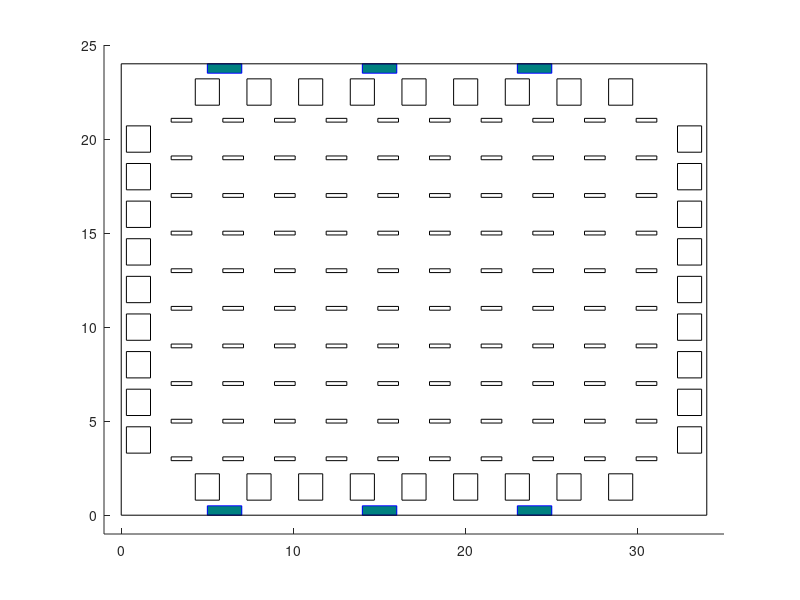

Write the MATLAB code that produced this figure. (Note: this script raises an error after producing the figure.)
function  simenvironment()
%仿真环境
global storagerock; 
global target;
global trajp;
     axis([-1 35 -1 25]);
%      grid on
            rectangle('Position',[2.9,2.9,1.2,0.2]);hold on;rectangle('Position',[2.9,8.9,1.2,0.2]);hold on;
            rectangle('Position',[2.9,4.9,1.2,0.2]);hold on;rectangle('Position',[2.9,10.9,1.2,0.2]);hold on;
            rectangle('Position',[2.9,6.9,1.2,0.2]);hold on;rectangle('Position',[2.9,12.9,1.2,0.2]);hold on;
            rectangle('Position',[5.9,4.9,1.2,0.2]);hold on;rectangle('Position',[2.9,14.9,1.2,0.2]);hold on;
            rectangle('Position',[5.9,2.9,1.2,0.2]);hold on;rectangle('Position',[2.9,16.9,1.2,0.2]);hold on;
            rectangle('Position',[5.9,6.9,1.2,0.2]);hold on;rectangle('Position',[2.9,18.9,1.2,0.2]);hold on;
            rectangle('Position',[8.9,6.9,1.2,0.2]);hold on;rectangle('Position',[2.9,20.9,1.2,0.2]);hold on;
            rectangle('Position',[8.9,4.9,1.2,0.2]);hold on;rectangle('Position',[5.9,8.9,1.2,0.2]);hold on;
            rectangle('Position',[8.9,2.9,1.2,0.2]);hold on;rectangle('Position',[5.9,10.9,1.2,0.2]);hold on;
            rectangle('Position',[11.9,6.9,1.2,0.2]);hold on;rectangle('Position',[5.9,12.9,1.2,0.2]);hold on;
            rectangle('Position',[11.9,4.9,1.2,0.2]);hold on;rectangle('Position',[5.9,14.9,1.2,0.2]);hold on;
            rectangle('Position',[11.9,2.9,1.2,0.2]);hold on;rectangle('Position',[5.9,16.9,1.2,0.2]);hold on;
            rectangle('Position',[5.9,18.9,1.2,0.2]);hold on;rectangle('Position',[14.9,2.9,1.2,0.2]);hold on;
            rectangle('Position',[5.9,20.9,1.2,0.2]);hold on;rectangle('Position',[14.9,4.9,1.2,0.2]);hold on;
            rectangle('Position',[8.9,8.9,1.2,0.2]);hold on;rectangle('Position',[14.9,6.9,1.2,0.2]);hold on;
            rectangle('Position',[8.9,10.9,1.2,0.2]);hold on;rectangle('Position',[14.9,8.9,1.2,0.2]);hold on;
            rectangle('Position',[8.9,12.9,1.2,0.2]);hold on;rectangle('Position',[14.9,10.9,1.2,0.2]);hold on;
            rectangle('Position',[8.9,14.9,1.2,0.2]);hold on;rectangle('Position',[14.9,12.9,1.2,0.2]);hold on;
            rectangle('Position',[8.9,16.9,1.2,0.2]);hold on;rectangle('Position',[14.9,14.9,1.2,0.2]);hold on;
            rectangle('Position',[8.9,18.9,1.2,0.2]);hold on;rectangle('Position',[14.9,16.9,1.2,0.2]);hold on;
            rectangle('Position',[8.9,20.9,1.2,0.2]);hold on;rectangle('Position',[14.9,18.9,1.2,0.2]);hold on;
            rectangle('Position',[11.9,8.9,1.2,0.2]);hold on;rectangle('Position',[14.9,20.9,1.2,0.2]);hold on;
            rectangle('Position',[11.9,10.9,1.2,0.2]);hold on;
            rectangle('Position',[11.9,12.9,1.2,0.2]);hold on;
            rectangle('Position',[11.9,14.9,1.2,0.2]);hold on;
            rectangle('Position',[11.9,16.9,1.2,0.2]);hold on;
            rectangle('Position',[11.9,18.9,1.2,0.2]);hold on;
            rectangle('Position',[11.9,20.9,1.2,0.2]);hold on;
            rectangle('Position',[17.9,2.9,1.2,0.2]);hold on;
            rectangle('Position',[17.9,4.9,1.2,0.2]);hold on;
            rectangle('Position',[17.9,6.9,1.2,0.2]);hold on;
            rectangle('Position',[17.9,8.9,1.2,0.2]);hold on;
            rectangle('Position',[17.9,10.9,1.2,0.2]);hold on;
            rectangle('Position',[17.9,12.9,1.2,0.2]);hold on;
            rectangle('Position',[17.9,14.9,1.2,0.2]);hold on;
            rectangle('Position',[17.9,16.9,1.2,0.2]);hold on;
            rectangle('Position',[17.9,18.9,1.2,0.2]);hold on;
            rectangle('Position',[17.9,20.9,1.2,0.2]);hold on;
                        rectangle('Position',[20.9,2.9,1.2,0.2]);hold on;
            rectangle('Position',[20.9,4.9,1.2,0.2]);hold on;
            rectangle('Position',[20.9,6.9,1.2,0.2]);hold on;
            rectangle('Position',[20.9,8.9,1.2,0.2]);hold on;
            rectangle('Position',[20.9,10.9,1.2,0.2]);hold on;
            rectangle('Position',[20.9,12.9,1.2,0.2]);hold on;
            rectangle('Position',[20.9,14.9,1.2,0.2]);hold on;
            rectangle('Position',[20.9,16.9,1.2,0.2]);hold on;
            rectangle('Position',[20.9,18.9,1.2,0.2]);hold on;
            rectangle('Position',[20.9,20.9,1.2,0.2]);hold on;
                        rectangle('Position',[23.9,2.9,1.2,0.2]);hold on;
            rectangle('Position',[23.9,4.9,1.2,0.2]);hold on;
            rectangle('Position',[23.9,6.9,1.2,0.2]);hold on;
            rectangle('Position',[23.9,8.9,1.2,0.2]);hold on;
            rectangle('Position',[23.9,10.9,1.2,0.2]);hold on;
            rectangle('Position',[23.9,12.9,1.2,0.2]);hold on;
            rectangle('Position',[23.9,14.9,1.2,0.2]);hold on;
            rectangle('Position',[23.9,16.9,1.2,0.2]);hold on;
            rectangle('Position',[23.9,18.9,1.2,0.2]);hold on;
            rectangle('Position',[23.9,20.9,1.2,0.2]);hold on;
                        rectangle('Position',[26.9,2.9,1.2,0.2]);hold on;
            rectangle('Position',[26.9,4.9,1.2,0.2]);hold on;
            rectangle('Position',[26.9,6.9,1.2,0.2]);hold on;
            rectangle('Position',[26.9,8.9,1.2,0.2]);hold on;
            rectangle('Position',[26.9,10.9,1.2,0.2]);hold on;
            rectangle('Position',[26.9,12.9,1.2,0.2]);hold on;
            rectangle('Position',[26.9,14.9,1.2,0.2]);hold on;
            rectangle('Position',[26.9,16.9,1.2,0.2]);hold on;
            rectangle('Position',[26.9,18.9,1.2,0.2]);hold on;
            rectangle('Position',[26.9,20.9,1.2,0.2]);hold on;
            rectangle('Position',[29.9,2.9,1.2,0.2]);hold on;
            rectangle('Position',[29.9,4.9,1.2,0.2]);hold on;
            rectangle('Position',[29.9,6.9,1.2,0.2]);hold on;
            rectangle('Position',[29.9,8.9,1.2,0.2]);hold on;
            rectangle('Position',[29.9,10.9,1.2,0.2]);hold on;
            rectangle('Position',[29.9,12.9,1.2,0.2]);hold on;
            rectangle('Position',[29.9,14.9,1.2,0.2]);hold on;
            rectangle('Position',[29.9,16.9,1.2,0.2]);hold on;
            rectangle('Position',[29.9,18.9,1.2,0.2]);hold on;
            rectangle('Position',[29.9,20.9,1.2,0.2]);hold on;
            %6 door
            rectangle('Position',[23.0,0,2,0.5],'FaceColor',[0 .5 .5],'EdgeColor','b');hold on;
            rectangle('Position',[14.0,0,2,0.5],'FaceColor',[0 .5 .5],'EdgeColor','b');hold on;
            rectangle('Position',[5.0,0,2,0.5],'FaceColor',[0 .5 .5],'EdgeColor','b');hold on;
            rectangle('Position',[23.0,23.5,2,0.5],'FaceColor',[0 .5 .5],'EdgeColor','b');hold on;
            rectangle('Position',[14.0,23.5,2,0.5],'FaceColor',[0 .5 .5],'EdgeColor','b');hold on;
            rectangle('Position',[5.0,23.5,2,0.5],'FaceColor',[0 .5 .5],'EdgeColor','b');hold on;
             rectangle('Position',[4.3,21.8,1.4,1.4]);hold on;rectangle('Position',[7.3,21.8,1.4,1.4]);hold on;rectangle('Position',[10.3,21.8,1.4,1.4]);hold on;rectangle('Position',[13.3,21.8,1.4,1.4]);hold on;
             rectangle('Position',[16.3,21.8,1.4,1.4]);hold on;rectangle('Position',[19.3,21.8,1.4,1.4]);hold on;rectangle('Position',[22.3,21.8,1.4,1.4]);hold on;
             rectangle('Position',[25.3,21.8,1.4,1.4]);hold on;rectangle('Position',[28.3,21.8,1.4,1.4]);hold on;
             rectangle('Position',[0.3,19.3,1.4,1.4]);hold on;rectangle('Position',[0.3,17.3,1.4,1.4]);hold on;rectangle('Position',[0.3,15.3,1.4,1.4]);hold on;
             rectangle('Position',[0.3,13.3,1.4,1.4]);hold on;rectangle('Position',[0.3,11.3,1.4,1.4]);hold on;rectangle('Position',[0.3,9.3,1.4,1.4]);hold on;
             rectangle('Position',[0.3,7.3,1.4,1.4]);hold on;rectangle('Position',[0.3,5.3,1.4,1.4]);hold on;rectangle('Position',[0.3,3.3,1.4,1.4]);hold on;
             rectangle('Position',[32.3,19.3,1.4,1.4]);hold on;rectangle('Position',[32.3,17.3,1.4,1.4]);hold on;rectangle('Position',[32.3,15.3,1.4,1.4]);hold on;
             rectangle('Position',[32.3,13.3,1.4,1.4]);hold on;rectangle('Position',[32.3,11.3,1.4,1.4]);hold on;rectangle('Position',[32.3,9.3,1.4,1.4]);hold on;
             rectangle('Position',[32.3,7.3,1.4,1.4]);hold on;rectangle('Position',[32.3,5.3,1.4,1.4]);hold on;rectangle('Position',[32.3,3.3,1.4,1.4]);hold on;
             rectangle('Position',[4.3,0.8,1.4,1.4]);hold on;rectangle('Position',[7.3,0.8,1.4,1.4]);hold on;rectangle('Position',[10.3,0.8,1.4,1.4]);hold on;
             rectangle('Position',[13.3,0.8,1.4,1.4]);hold on;rectangle('Position',[16.3,0.8,1.4,1.4]);hold on;rectangle('Position',[19.3,0.8,1.4,1.4]);hold on;
             rectangle('Position',[22.3,0.8,1.4,1.4]);hold on;rectangle('Position',[25.3,0.8,1.4,1.4]);hold on;rectangle('Position',[28.3,0.8,1.4,1.4]);hold on;
             rectangle('Position',[0,0,34,24]);hold on;
            plot(storagerock(:,1),storagerock(:,2),'sk');hold on;
            plot(target(:,1),target(:,2),'xr');hold on;

            plot([2.5 31.5],[6 6],'--k');hold on;plot([2.5 31.5],[12 12],'--k');hold on;plot([2.5 31.5],[18 18],'--k');hold on;
            plot([2.5 31.5],[4 4],'--k');hold on;plot([2.5 31.5],[14 14],'--k');hold on;plot([2.5 31.5],[20 20],'--k');hold on;
            plot([2.5 31.5],[8 8],'--k');hold on;plot([2.5 31.5],[16 16],'--k');hold on;
            plot([2.5 31.5],[10 10],'--k');hold on;
            plot([5 5],[2.5 21.5],'--k');hold on;plot([14 14],[2.5 21.5],'--k');hold on;plot([20 20],[2.5 21.5],'--k');hold on;
            plot([8 8],[2.5 21.5],'--k');hold on;plot([17 17],[2.5 21.5],'--k');hold on;plot([23 23],[2.5 21.5],'--k');hold on;
            plot([11 11],[2.5 21.5],'--k');hold on;plot([26 26],[2.5 21.5],'--k');hold on;plot([29 29],[2.5 21.5],'--k');hold on;

end

                                 